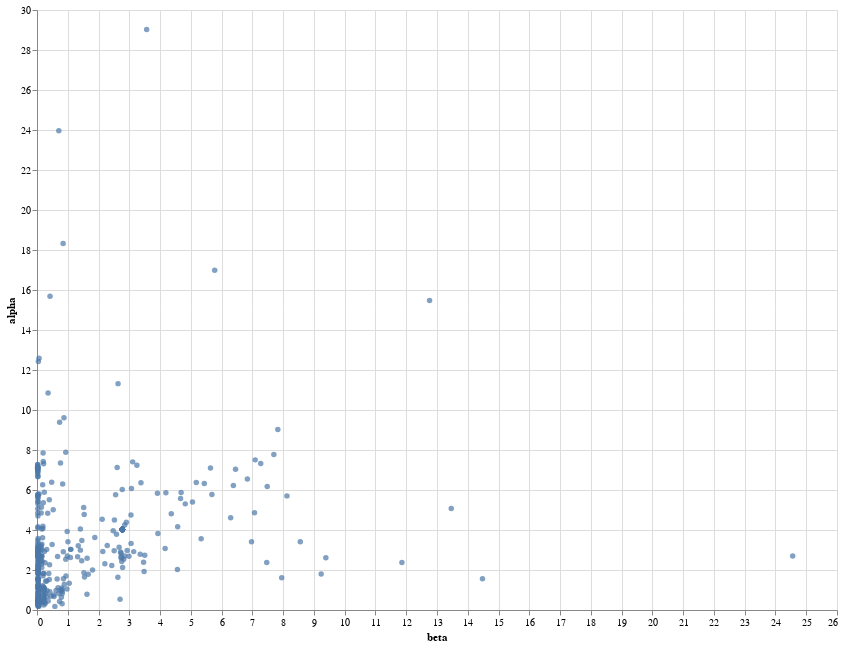

The notebook cell saved with this chart:
### Code cell
source = df

line = alt.Chart(source).mark_circle().encode(
    x= 'beta',
    y= 'alpha'
).properties(
    width=800,
    height=600)

line

### Figure 1 — Vega-Lite specification as saved in the notebook (floating-point values rounded to 4 significant figures; data arrays with more than 128 entries replaced by an {"elided": "..."} marker saying what was removed)
{"config": {"view": {"continuousWidth": 400, "continuousHeight": 300}}, "data": {"name": "data-38e86269a03369e3c09efb410c1365e3"}, "mark": "circle", "encoding": {"x": {"type": "quantitative", "field": "beta"}, "y": {"type": "quantitative", "field": "alpha"}}, "height": 600, "width": 800, "$schema": "https://vega.github.io/schema/vega-lite/v4.8.1.json", "datasets": {"data-38e86269a03369e3c09efb410c1365e3": {"elided": "449 records"}}}
